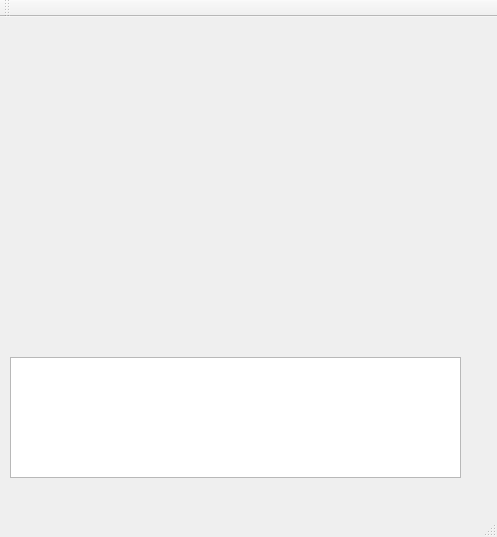
<?xml version="1.0" encoding="UTF-8"?>
<ui version="4.0">
 <class>MainWindow</class>
 <widget class="QMainWindow" name="MainWindow">
  <property name="geometry">
   <rect>
    <x>0</x>
    <y>0</y>
    <width>497</width>
    <height>537</height>
   </rect>
  </property>
  <property name="windowTitle">
   <string>Wendynator</string>
  </property>
  <widget class="QWidget" name="centralWidget">
   <widget class="QTextEdit" name="logText">
    <property name="geometry">
     <rect>
      <x>10</x>
      <y>340</y>
      <width>451</width>
      <height>121</height>
     </rect>
    </property>
    <property name="readOnly">
     <bool>true</bool>
    </property>
   </widget>
   <widget class="QLabel" name="InputImg">
    <property name="geometry">
     <rect>
      <x>20</x>
      <y>10</y>
      <width>391</width>
      <height>311</height>
     </rect>
    </property>
    <property name="text">
     <string/>
    </property>
   </widget>
  </widget>
  <widget class="QMenuBar" name="menuBar">
   <property name="geometry">
    <rect>
     <x>0</x>
     <y>0</y>
     <width>497</width>
     <height>19</height>
    </rect>
   </property>
  </widget>
  <widget class="QToolBar" name="mainToolBar">
   <attribute name="toolBarArea">
    <enum>TopToolBarArea</enum>
   </attribute>
   <attribute name="toolBarBreak">
    <bool>false</bool>
   </attribute>
  </widget>
  <widget class="QStatusBar" name="statusBar"/>
 </widget>
 <layoutdefault spacing="6" margin="11"/>
 <resources/>
 <connections/>
</ui>
